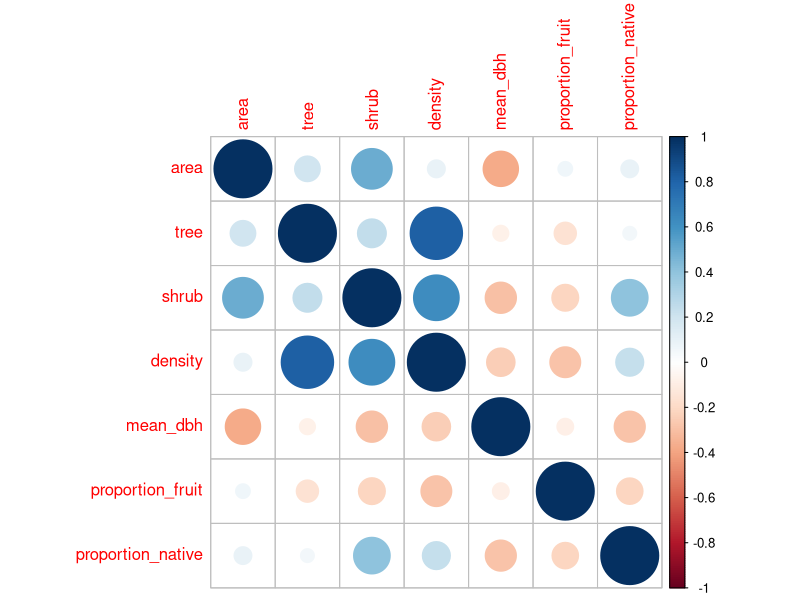
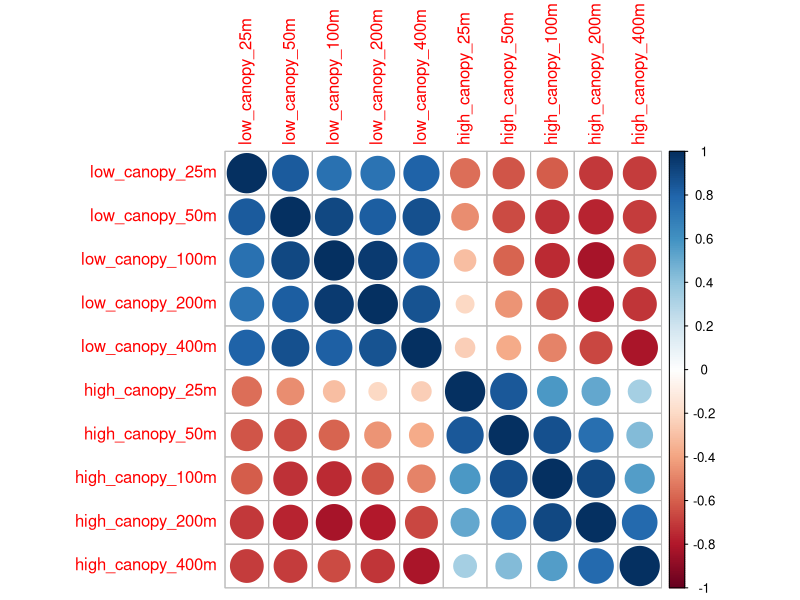

Write R code to recreate these figures, in order.
# 04-Feb-2026                          
# ============================================================================ # 
#                             COLLINEARITY MATRICES
# ============================================================================ # 

# DESCRIPTION: 
# Creating a correlation matrix to asses the collinearity of my yard-level and 
# landscape-level habitat features

# PACKAGES USED:
library(readr)
library(dplyr)
library(corrplot)


# ============================================================================ # 
# 1. YARD HABITAT FEATURES  
# ============================================================================ # 

# --- 1.1 CORRELATION MATRIX --- #

# 1.11 Prepare yard_characteristics to include only yard habitat features
# Import data
yard_characteristics <- read_csv("2 - Cleaned/yard_characteristics.csv")

# Remove yard ID, centroid data, and SR columns
yard_features_only <- select(yard_characteristics, 
                                c(area,tree,shrub,density,mean_dbh,
                                  proportion_fruit,proportion_native))


# 1.12 Create correlation matrices
# Numerical correlation matrix
cor_matrix_yard <- cor(yard_features_only) # numerical correlation matrix
cor_matrix_yard
corrplot(cor_matrix_yard) # visual correlation matrix

# Conclusions: should remove density due to high correlation with trees and shrubs



# ============================================================================ # 
# 2. LANDSCAPE HABITAT FEATURES  
# ============================================================================ # 

# --- 2.1 CORRELATION MATRIX --- #

# 2.11 Prepare landscape_characteristics to include only yard habitat features
# Import data
landscape_characteristics <- read_csv("2 - Cleaned/landscape_characteristics.csv")

# Remove yard ID, centroid data, and SR columns
landscape_features_only <- landscape_characteristics %>% 
  select(-Yard.Code, -SR_total, -SR_mig, -SR_mig_2024, -SR_mig_2025, -SR_breed, -SR_breed_2024, -SR_breed_2025)


# 2.12 Create correlation matrices
# Numerical correlation matrix
cor_matrix_landscape <- cor(landscape_features_only) # numerical correlation matrix
cor_matrix_landscape
corrplot(cor_matrix_landscape) # visual correlation matrix

# Conclusions:
# - low canopy has high collinearity with everything
# - high canopy also does
# - the only acceptable variable is high_canopy_25m
# This is probably because the buffers have a lot of spatial overlap with one another


# NOTE: collinearity between scales of the same type of cover doesn't really 
# matter because they are never in the same model anyway

# So what we really see here is high collinearity between low and high canopy at 
# some of the higher spatial scales due to spatial overlap most likely
